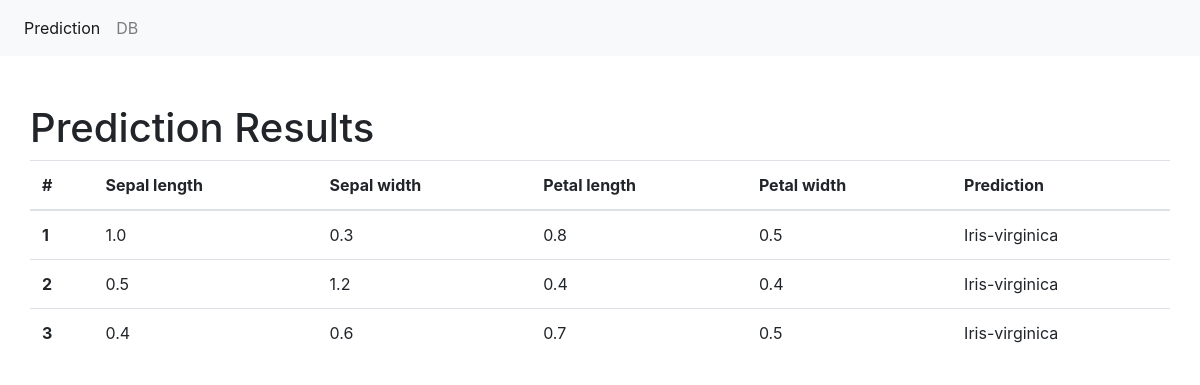
The app's page /results/ with its own data.
### predict/models.py (models this page shows, shortened)
class PredResults(models.Model):
    sepal_length = models.FloatField()
    sepal_width = models.FloatField()
    petal_length = models.FloatField()
    petal_width = models.FloatField()
    classification = models.CharField(max_length=30)

### predict/views.py (the view)
# urls.py: path('results/', view_result,name='results'),
def view_result(request):
    data = {"dataset": PredResults.objects.all()}
    return render(request, "predict/results.html", data)

### predict/templates/predict/results.html
{% extends "predict/base.html" %}
{% block main %}
    <div class="container pt-5">
        <div class="row">
        <h1>Prediction Results</h1>
            <table class="table">
                <thead>
                <tr>
                <th scope="col">#</th>
                <th scope="col">Sepal length</th>
                <th scope="col">Sepal width</th>
                <th scope="col">Petal length</th>
                <th scope="col">Petal width</th>
                <th scope="col">Prediction</th>
                </tr>
                </thead>
                <tbody>
                {% for data in dataset %}
                    <tr>
                    <th scope="row">{{ data.id }}</th>
                    <td>{{ data.sepal_length }}</td>
                    <td>{{ data.sepal_width }}</td>
                    <td>{{ data.petal_length }}</td>
                    <td>{{ data.petal_width }}</td>
                    <td>{{ data.classification }}</td>
                    </tr>
                {% endfor %}
                </tbody>
            </table>
        </div>
    </div>
{% endblock %}

### predict/templates/predict/base.html (shortened to what this page needs)
<!doctype html>
<html lang="en">
    <head>
    <link rel="stylesheet" href="https://stackpath.bootstrapcdn.com/bootstrap/4.4.1/css/bootstrap.min.css">
    </head>
    <body>
    <nav class="navbar navbar-expand-lg navbar-light bg-light">
        <div class="collapse navbar-collapse" id="navbarSupportedContent">
            <ul class="navbar-nav mr-auto">
                <li class="nav-item active">
                    <a class="nav-link" href="/">Prediction <span class="sr-only">(current)</span></a>
                </li>
                <li class="nav-item">
                    <a class="nav-link" href="/results">DB</a>
                </li>
            </ul>
        </div>
    </nav>
    {% block main %}
    {% endblock %}
    </body>
</html>

### records on screen
PredResults: id "1", sepal_length "1.0", sepal_width "0.3", petal_length "0.8", petal_width "0.5", classification "Iris-virginica"
PredResults: id "2", sepal_length "0.5", sepal_width "1.2", petal_length "0.4", petal_width "0.4", classification "Iris-virginica"
PredResults: id "3", sepal_length "0.4", sepal_width "0.6", petal_length "0.7", petal_width "0.5", classification "Iris-virginica"
